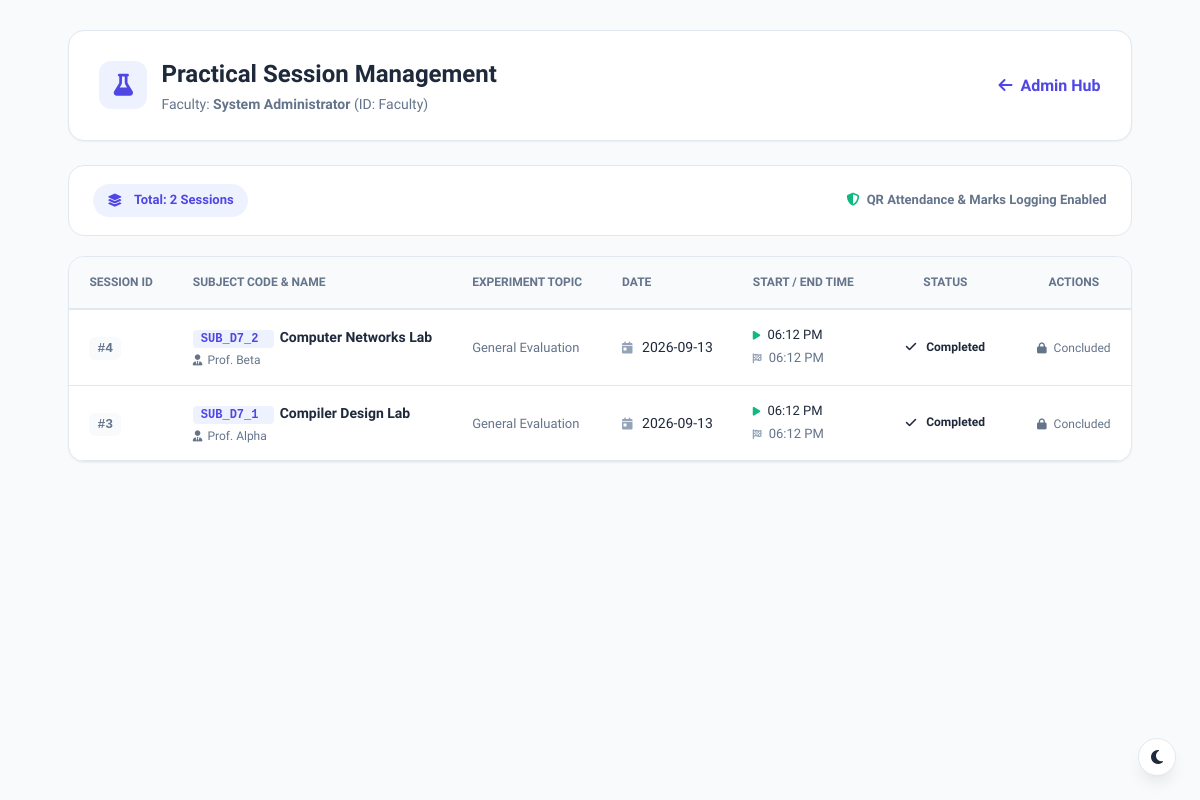
The app's page /session_history (signed in), older data.
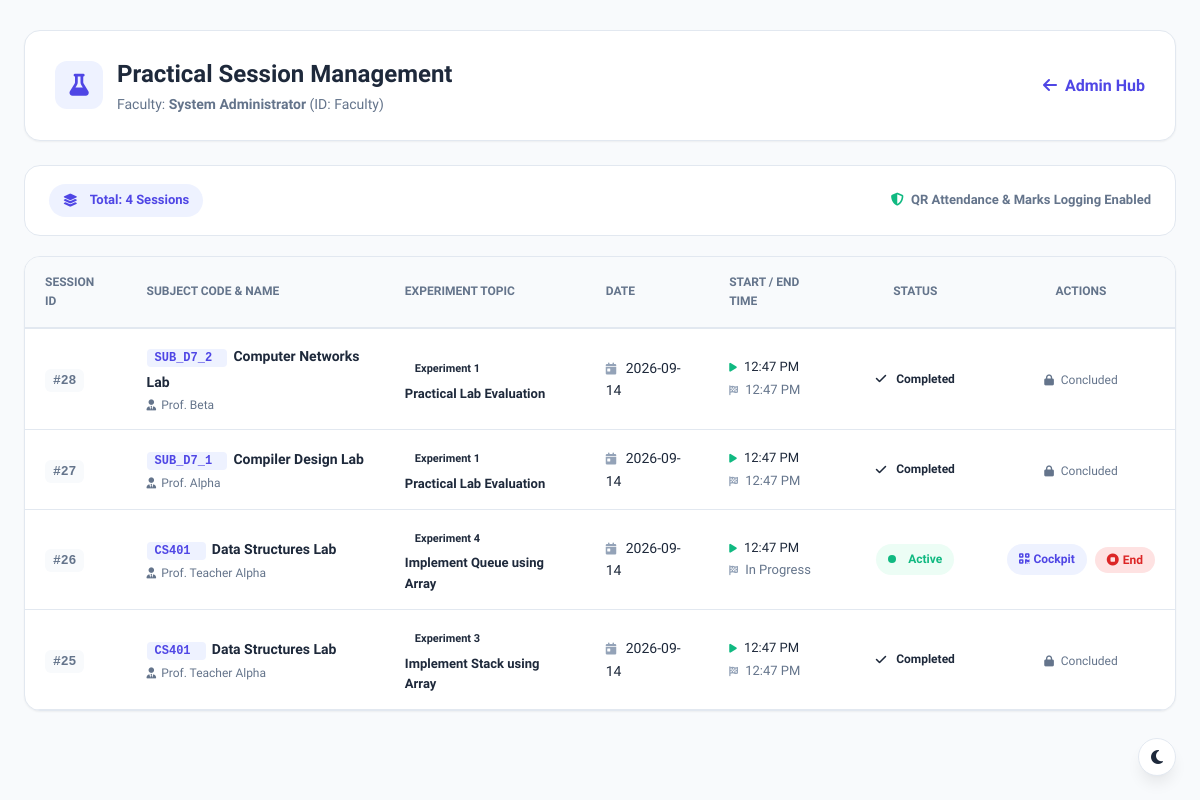
The same page, newer data.
### tables this page shows
CREATE TABLE practical_sessions (
    id INTEGER PRIMARY KEY AUTOINCREMENT,
    teacher_id TEXT NOT NULL,
    subject_id TEXT NOT NULL,
    session_date TEXT NOT NULL,
    start_time TEXT,
    end_time TEXT,
    status TEXT DEFAULT 'active' CHECK(status IN ('active', 'completed')), experiment_no TEXT, experiment_name TEXT,
    FOREIGN KEY (teacher_id) REFERENCES teachers(teacher_id) ON DELETE CASCADE,
    FOREIGN KEY (subject_id) REFERENCES subjects(subject_code) ON DELETE CASCADE
);

CREATE TABLE "subjects" (id INTEGER PRIMARY KEY AUTOINCREMENT, subject_code TEXT UNIQUE NOT NULL, subject_name TEXT NOT NULL, department TEXT NOT NULL, semester INTEGER NOT NULL);

CREATE TABLE teachers(
        id INTEGER PRIMARY KEY AUTOINCREMENT,
        teacher_id TEXT UNIQUE NOT NULL,
        fullname TEXT NOT NULL,
        email TEXT UNIQUE NOT NULL,
        department TEXT NOT NULL
    );

### app.py (the view)
@app.route("/practical_sessions")
@app.route("/session_history")
@role_required("teacher", "admin")
def practical_sessions_history():
    email = session.get("email")
    role = session.get("role")
    conn = get_db_connection()
    cursor = conn.cursor()
    teacher_id = None
    teacher_name = session.get("fullname", "Faculty Member")
    assigned_subjects = []
    if role == "teacher":
        cursor.execute("SELECT teacher_id, fullname, department FROM teachers WHERE email = ?", (email,))
        tch = cursor.fetchone()
        if tch:
            teacher_id = tch["teacher_id"]
            teacher_name = tch["fullname"]
            cursor.execute("""
                SELECT subjects.subject_code, subjects.subject_name
                FROM teacher_subjects
                JOIN subjects ON teacher_subjects.subject_id = subjects.subject_code
                WHERE teacher_subjects.teacher_id = ?
                ORDER BY subjects.subject_code ASC
            """, (teacher_id,))
            assigned_subjects = cursor.fetchall()
            cursor.execute("""
                SELECT ps.id, ps.teacher_id, ps.subject_id, ps.session_date, ps.start_time, ps.end_time, ps.status,
                       ps.experiment_no, ps.experiment_name,
                       s.subject_name, s.department, s.semester
                FROM practical_sessions ps
                JOIN subjects s ON ps.subject_id = s.subject_code
                WHERE ps.teacher_id = ?
                ORDER BY ps.id DESC
            """, (teacher_id,))
            sessions_list = cursor.fetchall()
        else:
            sessions_list = []
    else:
        cursor.execute("""
            SELECT ps.id, ps.teacher_id, ps.subject_id, ps.session_date, ps.start_time, ps.end_time, ps.status,
                   ps.experiment_no, ps.experiment_name,
                   s.subject_name, s.department, s.semester, t.fullname as teacher_name
            FROM practical_sessions ps
            JOIN subjects s ON ps.subject_id = s.subject_code
            JOIN teachers t ON ps.teacher_id = t.teacher_id
            ORDER BY ps.id DESC
        """)
        sessions_list = cursor.fetchall()
    conn.close()
    return render_template(
        "practical_sessions.html",
        sessions=sessions_list,
        teacher_id=teacher_id,
        teacher_name=teacher_name,
        assigned_subjects=assigned_subjects
    )

### app.py (called while the page is built, shortened)
def role_required(*allowed_roles):
    def decorator(f):
        @wraps(f)
        def decorated_function(*args, **kwargs):
            if "user_id" not in session or "role" not in session:
                return redirect(url_for("login"))
            user_role = session.get("role")
            return f(*args, **kwargs)
        return decorated_function
    return decorator

### database.py (called while the page is built)
def get_db_connection():
    conn = sqlite3.connect("database.db")
    conn.execute("PRAGMA foreign_keys = ON;")
    conn.row_factory = sqlite3.Row
    return conn

### templates/practical_sessions.html (shortened to what the changed rows need)
<!DOCTYPE html>
<html lang="en">
<head>
    <link rel="stylesheet" href="{{ url_for('static', filename='css/dashboard.css') }}">
    <link rel="stylesheet" href="{{ url_for('static', filename='css/style.css') }}">
    <link rel="stylesheet" href="https://cdnjs.cloudflare.com/ajax/libs/font-awesome/6.5.2/css/all.min.css">
</head>
<body style="background: var(--bg-main);">
    <div style="max-width: 1280px; margin: 30px auto; padding: 0 24px;">
        <div style="display: flex; justify-content: space-between; align-items: center; flex-wrap: wrap; gap: 20px; background: var(--card-bg); padding: 24px 30px; border-radius: var(--radius-lg); box-shadow: var(--shadow-sm); border: 1px solid var(--border); margin-bottom: 24px;">
            <div style="display: flex; align-items: center; gap: 14px;">
                <div>
                    <h1 style="font-size: 24px; font-weight: 800; color: var(--text-main); margin: 0;">Practical Session Management</h1>
                </div>
            </div>
        </div>
        <div style="background: var(--card-bg); padding: 18px 24px; border-radius: var(--radius-lg); border: 1px solid var(--border); margin-bottom: 20px; display: flex; justify-content: space-between; align-items: center; flex-wrap: wrap; gap: 16px;">
            <div style="display: flex; align-items: center; gap: 10px;">
                <span class="badge badge-primary" style="font-size: 13px; padding: 6px 14px;">
                    <i class="fas fa-layer-group" style="margin-right: 6px;"></i> Total: {{ sessions|length }} Sessions
                </span>
            </div>
        </div>
        <div class="table-card" style="background: var(--card-bg); border-radius: var(--radius-lg); border: 1px solid var(--border); overflow: hidden; box-shadow: var(--shadow-sm);">
            {% if sessions %}
            <div style="overflow-x: auto;">
                <table class="data-table" style="width: 100%; border-collapse: collapse;">
                    <thead>
                        <tr style="background: var(--bg-main); border-bottom: 2px solid var(--border);">
                            <th style="padding: 16px 20px; text-align: left; font-size: 12px; font-weight: 700; color: var(--text-muted); text-transform: uppercase;">Session ID</th>
                            <th style="padding: 16px 20px; text-align: left; font-size: 12px; font-weight: 700; color: var(--text-muted); text-transform: uppercase;">Subject Code & Name</th>
                            <th style="padding: 16px 20px; text-align: left; font-size: 12px; font-weight: 700; color: var(--text-muted); text-transform: uppercase;">Experiment Topic</th>
                            <th style="padding: 16px 20px; text-align: left; font-size: 12px; font-weight: 700; color: var(--text-muted); text-transform: uppercase;">Date</th>
                            <th style="padding: 16px 20px; text-align: left; font-size: 12px; font-weight: 700; color: var(--text-muted); text-transform: uppercase;">Start / End Time</th>
                            <th style="padding: 16px 20px; text-align: center; font-size: 12px; font-weight: 700; color: var(--text-muted); text-transform: uppercase;">Status</th>
                            <th style="padding: 16px 20px; text-align: center; font-size: 12px; font-weight: 700; color: var(--text-muted); text-transform: uppercase;">Actions</th>
                        </tr>
                    </thead>
                    <tbody>
                        {% for s in sessions %}
                        <tr style="border-bottom: 1px solid var(--border); transition: var(--transition);">
                            <td style="padding: 14px 20px;">
                                <span style="font-weight: 700; font-family: monospace; color: var(--text-muted); background: var(--bg-main); padding: 4px 8px; border-radius: 6px; font-size: 13px;">
                                    #{{ s['id'] }}
                                </span>
                            </td>
                            <td style="padding: 14px 20px;">
                                <div>
                                    <span style="font-family: monospace; font-weight: 700; color: var(--primary); background: #eef2ff; padding: 2px 8px; border-radius: 4px; font-size: 12px; margin-right: 6px;">
                                        {{ s['subject_id'] }}
                                    </span>
                                    <strong style="color: var(--text-main); font-size: 14px;">{{ s['subject_name'] }}</strong>
                                    {% if s['teacher_name'] %}
                                    <div style="font-size: 12px; color: var(--text-muted); margin-top: 2px;">
                                        <i class="fas fa-user-tie" style="font-size: 11px; margin-right: 2px;"></i> {{ s['teacher_name'] }}
                                    </div>
                                    {% endif %}
                                </div>
                            </td>
                            <td style="padding: 14px 20px;">
                                {% if s['experiment_no'] or s['experiment_name'] %}
                                <div>
                                    <span class="badge badge-info" style="font-size: 11px; margin-bottom: 2px; display: inline-block;">{{ s['experiment_no'] or 'Lab Exp' }}</span>
                                    <div style="font-size: 13px; font-weight: 600; color: var(--text-main);">{{ s['experiment_name'] or 'Practical Session' }}</div>
                                </div>
                                {% else %}
                                <span style="color: var(--text-muted); font-size: 13px;">General Evaluation</span>
                                {% endif %}
                            </td>
                            <td style="padding: 14px 20px; color: var(--text-main); font-size: 14px;">
                                <i class="fas fa-calendar-day" style="color: var(--text-light); margin-right: 6px; font-size: 12px;"></i>
                                {{ s['session_date'] }}
                            </td>
                            <td style="padding: 14px 20px; color: var(--text-main); font-size: 13px;">
                                <div><i class="fas fa-play" style="color: #10b981; font-size: 10px; margin-right: 4px;"></i> {{ s['start_time'] or 'N/A' }}</div>
                                <div style="color: var(--text-muted); margin-top: 2px;">
                                    <i class="fas fa-flag-checkered" style="color: var(--text-light); font-size: 10px; margin-right: 4px;"></i>
                                    {{ s['end_time'] if s['end_time'] else 'In Progress' }}
                                </div>
                            </td>
                            <td style="padding: 14px 20px; text-align: center;">
                                {% if s['status'] == 'active' %}
                                <span class="badge badge-success" style="padding: 6px 12px; font-size: 12px; display: inline-flex; align-items: center;">
                                    <span class="pulse-indicator"></span> Active
                                </span>
                                {% else %}
                                <span class="badge badge-info" style="padding: 6px 12px; font-size: 12px;">
                                    <i class="fas fa-check" style="margin-right: 4px;"></i> Completed
                                </span>
                                {% endif %}
                            </td>
                            <td style="padding: 14px 20px; text-align: center;">
                                {% if s['status'] == 'active' %}
                                <div style="display: inline-flex; align-items: center; gap: 8px;">
                                    <a href="{{ url_for('practical_session', subject_code=s['subject_id']) }}" class="badge badge-primary" style="text-decoration: none; padding: 6px 12px; font-size: 12px; display: inline-flex; align-items: center; gap: 4px;">
                                        <i class="fas fa-qrcode"></i> Cockpit
                                    </a>
                                    <form action="{{ url_for('end_session', session_id=s['id']) }}" method="POST" style="display: inline;">
                                        <button type="submit" class="badge badge-danger" style="border: none; cursor: pointer; padding: 6px 12px; font-size: 12px; display: inline-flex; align-items: center; gap: 4px; background: #fee2e2; color: #dc2626;" title="End session">
                                            <i class="fas fa-stop-circle"></i> End
                                        </button>
                                    </form>
                                </div>
                                {% else %}
                                <span style="font-size: 12px; color: var(--text-muted);">
                                    <i class="fas fa-lock" style="font-size: 11px; margin-right: 4px;"></i> Concluded
                                </span>
                                {% endif %}
                            </td>
                        </tr>
                        {% endfor %}
                    </tbody>
                </table>
            </div>
            {% endif %}
        </div>
    </div>
</body>
</html>

Row changes from the older to the newer data that the page shows:
removed practical_sessions: id "4", subject_id "SUB_D7_2", subject_name "Computer Networks Lab", teacher_name "Prof. Beta", shows "General Evaluation", session_date "2026-09-13", start_time "06:12 PM", end_time "06:12 PM", status "completed" (drawn)
removed practical_sessions: id "3", subject_id "SUB_D7_1", subject_name "Compiler Design Lab", teacher_name "Prof. Alpha", shows "General Evaluation", session_date "2026-09-13", start_time "06:12 PM", end_time "06:12 PM", status "completed" (drawn)
added practical_sessions: id "28", subject_id "SUB_D7_2", subject_name "Computer Networks Lab", teacher_name "Prof. Beta", experiment_no "Experiment 1", experiment_name "Practical Lab Evaluation", session_date "2026-09-14", start_time "12:47 PM", end_time "12:47 PM", status "completed" (drawn)
added practical_sessions: id "27", subject_id "SUB_D7_1", subject_name "Compiler Design Lab", teacher_name "Prof. Alpha", experiment_no "Experiment 1", experiment_name "Practical Lab Evaluation", session_date "2026-09-14", start_time "12:47 PM", end_time "12:47 PM", status "completed" (drawn)
added practical_sessions: id "26", subject_id "CS401", subject_name "Data Structures Lab", teacher_name "Prof. Teacher Alpha", experiment_no "Experiment 4", experiment_name "Implement Queue using Array", session_date "2026-09-14", start_time "12:47 PM", s "In Progress", status "active" (drawn)
added practical_sessions: id "25", subject_id "CS401", subject_name "Data Structures Lab", teacher_name "Prof. Teacher Alpha", experiment_no "Experiment 3", experiment_name "Implement Stack using Array", session_date "2026-09-14", start_time "12:47 PM", end_time "12:47 PM", status "completed" (drawn)
Text that changed along with them:
{{ sessions|length }}: "2" → "4"
